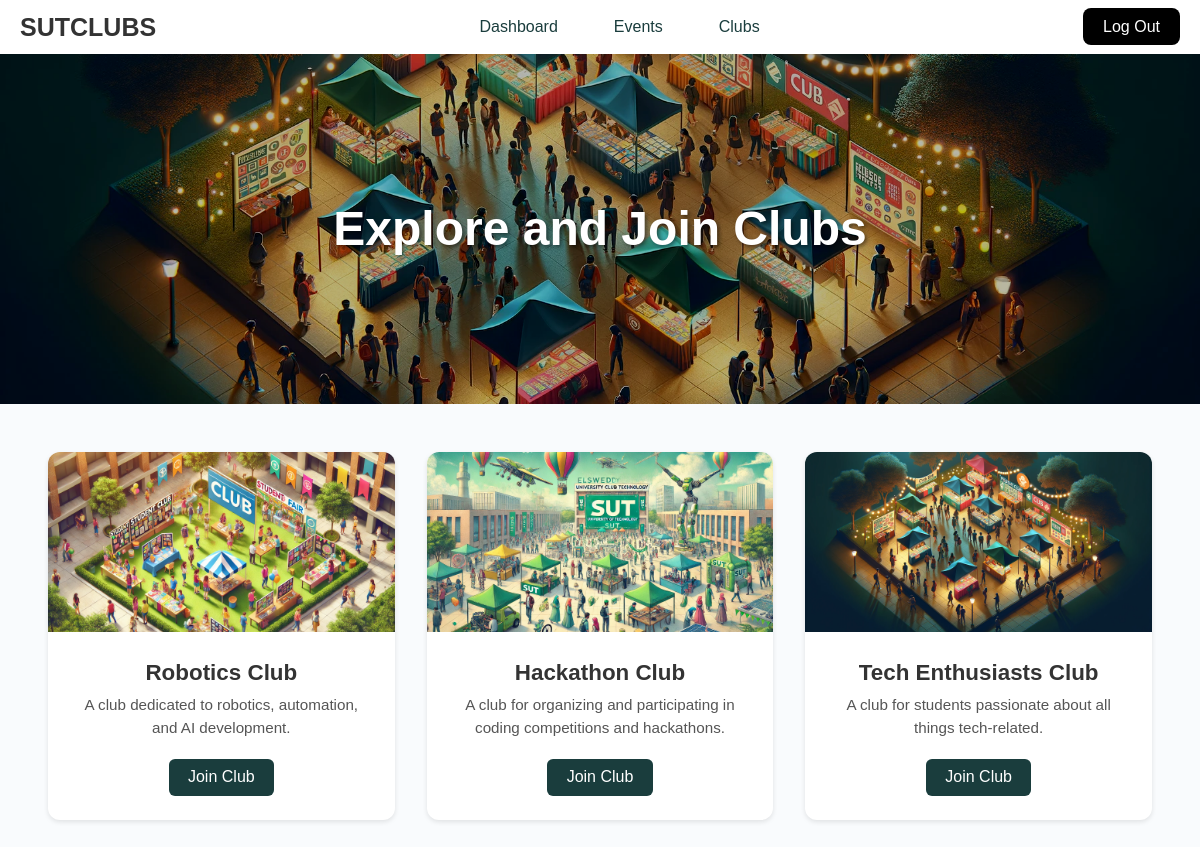
The page /userClubs.php on the database its author committed.
### tables this page shows
CREATE TABLE `clubs` (
  `id` int NOT NULL AUTO_INCREMENT,
  `name` varchar(255) NOT NULL,
  `description` text,
  `image_path` varchar(255) DEFAULT NULL,
  `created_at` timestamp NULL DEFAULT CURRENT_TIMESTAMP,
  PRIMARY KEY (`id`)
);

### userClubs.php (the view, shortened to what this page needs)
<?php
$config = include('config.php');
$conn = mysqli_connect("localhost",$config['username'], $config['password'], "sutclubs");
$query = mysqli_query($conn, "SELECT * FROM clubs");
?>
<!DOCTYPE html>
<html lang="en">
<head>
    <link rel="stylesheet" href="CLUBS.css">
</head>
<body>
<header class="navbar">
      <div class="logo">SUTCLUBS</div>
      <nav class="nav-center">
      <a href="userDashboard.php" class="nav-item">Dashboard</a>
        <a href="userEvents.php" class="nav-item">Events</a>
        <a href="userClubs.php" class="nav-item">Clubs</a>
      </nav>
      <div class="nav-right">
        <a href="logOut.php" class="signup-button">Log Out</a>
      </div>
    </header>
    <section class="hero">
        <img src="uploads/webProject1.webp" alt="Hero Image" class="hero-image">
        <div class="hero-text">Explore and Join Clubs</div>
    </section>
    <section class="club-cards-container">
        <?php while ($row = mysqli_fetch_assoc($query)): ?>
            <div class="club-card">
                <img src="uploads/<?= htmlspecialchars($row["image_path"]) ?>" alt="<?= htmlspecialchars($row["name"]) ?> Club" class="club-image">
                <div class="club-content">
                    <h2 class="club-name"><?= htmlspecialchars($row["name"]) ?></h2>
                    <p class="club-description"><?= htmlspecialchars($row["description"]) ?></p>
                    <a href="joinClub.php?id=<?= urlencode($row["id"]) ?>" class="join-button">Join Club</a>
                </div>
            </div>
        <?php endwhile; ?>
    </section>
</body>
</html>

### CLUBS.css (style rules this page uses)
:root { --primary-color: #1a3d3d; --secondary-color: #f9fbfd; --text-color: #333; --background-color: #fff; --font-family: 'Poppins', sans-serif; --box-shadow: 0 2px 5px rgba(0, 0, 0, 0.1); --border-radius: 6px; }
* { margin: 0; padding: 0; box-sizing: border-box; }
.signup-button { padding: 10px 20px; background-color: black; color: white; border-radius: 8px; font-size: 16px; font-weight: 500; cursor: pointer; text-decoration: none; }
body { font-family: var(--font-family); background-color: var(--secondary-color); color: var(--text-color); }
.navbar { display: flex; justify-content: space-between; align-items: center; padding: 10px 20px; background-color: var(--background-color); box-shadow: var(--box-shadow); }
.logo { font-size: 25px; font-weight: 800; }
.nav-center { display: flex; gap: 1.5rem; flex-grow: 1; justify-content: center; }
.nav-item { font-size: 16px; font-weight: 500; cursor: pointer; text-decoration: none; color: var(--primary-color); transition: all 0.3s ease; padding: 0.5rem 1rem; border-radius: var(--border-radius); }
.hero { position: relative; width: 100%; height: 350px; overflow: hidden; }
.hero-image { width: 100%; height: 100%; object-fit: cover; filter: brightness(70%) contrast(1.1); }
.hero-text { position: absolute; top: 50%; left: 50%; transform: translate(-50%, -50%); color: #fff; text-align: center; font-size: 3rem; font-weight: 700; line-height: 1.3; text-shadow: 2px 2px 4px rgba(0, 0, 0, 0.5); }
.club-cards-container { display: grid; grid-template-columns: repeat(auto-fit, minmax(300px, 1fr)); gap: 2rem; padding: 3rem; max-width: 1200px; margin: 0 auto; }
.club-card { background-color: var(--background-color); border-radius: 12px; overflow: hidden; box-shadow: var(--box-shadow); transition: transform 0.3s ease, box-shadow 0.3s ease; }
.club-image { width: 100%; height: 180px; object-fit: cover; }
.club-content { padding: 1.5rem; text-align: center; }
.club-name { font-size: 1.4rem; font-weight: 600; margin-bottom: 0.5rem; color: var(--text-color); }
.club-description { font-size: 0.95rem; color: #555; margin-bottom: 1.2rem; line-height: 1.5; }
.join-button { display: inline-block; background-color: var(--primary-color); color: #fff; padding: 0.6rem 1.2rem; border-radius: var(--border-radius); text-decoration: none; font-weight: 500; transition: background-color 0.3s ease; }

### rows shown on the page
clubs: image_path (picture), name "Robotics Club", description "A club dedicated to robotics, automation, and AI development."
clubs: image_path (picture), name "Hackathon Club", description "A club for organizing and participating in coding competitions and hackathons."
clubs: image_path (picture), name "Tech Enthusiasts Club", description "A club for students passionate about all things tech-related."
